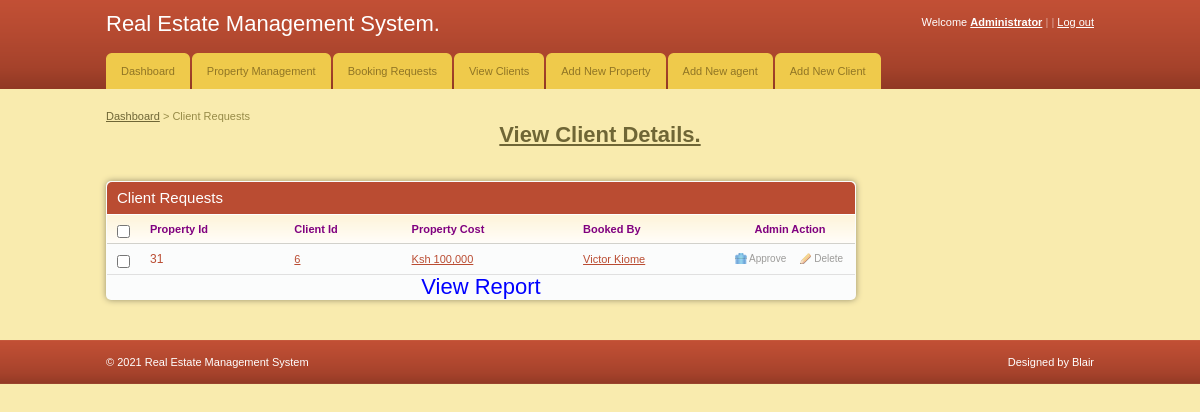
Screenshot of /admin/client_requests.php with the database file from the repository.
### tables this page shows
CREATE TABLE `userbook` (
  `userbook_id` int(15) NOT NULL,
  `name` varchar(200) NOT NULL,
  `houseid` varchar(15) NOT NULL,
  `location` varchar(100) NOT NULL,
  `user_id` varchar(12) NOT NULL,
  `status` varchar(100) NOT NULL
);

CREATE TABLE `houses` (
  `house_id` int(11) NOT NULL,
  `house_type` varchar(255) NOT NULL,
  `image` text NOT NULL,
  `rent_cost` varchar(11) NOT NULL,
  `location` varchar(30) NOT NULL,
  `location_description` text NOT NULL,
  `max_capacity` varchar(100) NOT NULL,
  `name` varchar(100) NOT NULL,
  `contact` int(20) NOT NULL,
  `status` varchar(255) NOT NULL
);

### admin/client_requests.php (the view, shortened to what this page needs)
<!DOCTYPE html PUBLIC "-//W3C//DTD XHTML 1.0 Transitional//EN" "http://www.w3.org/TR/xhtml1/DTD/xhtml1-transitional.dtd">
<html xmlns="http://www.w3.org/1999/xhtml">
<head>
	<link rel="stylesheet" href="css/style.css" type="text/css" media="all" />
</head>
<body>
<div id="header">
	<div class="shell">
		<?php
			include 'menu.php';
		?>
	</div>
</div>
<div id="container">
	<div class="shell">
		<div class="small-nav">
			<a href="index.php">Dashboard</a>
			<span>&gt;</span>
			Client Requests
			<center><h1><font color="green"><a href="studes.php"><u><b>View Client Details.</b></u></a></font></h1></center>
		</div>
		<br />
		<div id="main">
			<div id="content">
				<div class="box">
					<div class="box-head">
						<h2 class="left">Client Requests</h2>
					</div>
					<div class="table">
						<table width="100%" border="0" cellspacing="0" cellpadding="0">
							<tr>
								<th width="13"><input type="checkbox" class="checkbox" /></th>
								<th><font color="purple">Property Id</font></th>
								<th><font color="purple">Client Id</font></th>
								<th><font color="purple">Property Cost</font></th>
								<th><font color="purple">Booked By</font></th>
								<th width="110" class="ac"><font color="purple">Admin Action</font></th>
							</tr>
							<?php
								include '../includes/config.php';
								$select = "SELECT userbook.houseid,userbook.name,userbook.user_id,houses.house_id,houses.rent_cost,user.fname
										FROM userbook LEFT JOIN houses ON userbook.houseid=houses.house_id LEFT JOIN user ON userbook.user_id=user.fname";
								$result = mysqli_query($conn,$select) or die(mysqli_error($conn));
								while($row = $result->fetch_assoc()){
							?>
							<tr>
								<td><input type="checkbox" class="checkbox" /></td>
								<td><h3><a href="#"><?php echo $row['houseid'] ?></a></h3></td>
								<td><a href="#"><?php echo $row['user_id'] ?></a></td>
								<td><a href="#"><?php echo $row['rent_cost'] ?></a></td>
								<td><a href="#"><?php echo $row['name'] ?></a></td>
								<td><a href="javascript:sureToApprove(<?php echo $row['houseid'];?>)" class="ico del">Approve</a><a href="javascript:sureToDelete(<?php echo $row['houseid'];?>)" class="ico edit">Delete</a></td>
							</tr>
							<?php
								}
							?>
						</table>
					</div>
					<center><h1><a href="clientreport.php"><font color="blue">View Report</font></h1></center>
				</div>
			</div>
		</div>
	</div>
</div>
<div id="footer">
	<div class="shell">
		<span class="left">&copy; <?php echo date("Y");?> Real Estate Management System</span>
		<span class="right">
			Designed by Blair</a>
		</span>
	</div>
</div>
</body>
</html>

### agent/css/style.css (style rules this page uses)
* { padding:0; margin:0; outline:0; }
body { background:#f9ebae; font-family: Verdana, sans-serif; font-size:11px; line-height:14px; color:#5e5e5e; }
input, textarea, select { font-family: Verdana, sans-serif; font-size:13px; }
.checkbox { width:13px; height:13px; vertical-align:top; position:relative; top:2px; }
a { color:#ba4c32; text-decoration: underline; cursor:pointer; }
.left, .alignleft { float:left; display:inline; }
.right, .alignright { float:right; display:inline; }
.ac { text-align: center !important; }
h1 { font-size:22px; line-height:24px; color:#fff; font-weight: normal; }
h1 a { color:#fff; text-decoration: none; }
h2 { font-size:15px; font-weight: normal; }
h3 { font-size:12px; line-height:14px; font-weight: normal; }
h3 a { text-decoration: none; }
.shell { width:988px; margin:0 auto; }
#header { height:89px; background:url(images/header.gif); white-space:nowrap; }
#container { padding:20px 0; }
.small-nav { color:#978b48; padding-bottom:20px; }
.small-nav a { color:#6f6636; }
#content { float:left; width:750px; }
.table th { background:#fffdfa url(images/th.gif) repeat-x 0 0; color:#818181; text-align: left; padding:7px 10px; border-bottom:solid 1px #d2d1cb; }
.table td { background:#fbfcfc; border-bottom:solid 1px #e0e0e0; padding:8px 10px; }
.box { background:#fbfcfc; height:100%; padding:1px; margin-bottom:20px; }
.box-head { background:#ba4c32; height:32px; color:#fff; padding: 0 10px; line-height:32px; white-space:nowrap; border-bottom:solid 1px #fff; }
a.ico { color:#9d9c9a; font-size:10px; text-decoration: none; padding:0 0 0 14px; background-repeat:no-repeat; background-position:0 0; }
a.del { background-image:url(images/del.gif) }
a.edit { background-image:url(images/edit.gif); margin-left:14px; }
#footer { height:44px; background:url(images/footer.gif); line-height:44px; color:#fff; }
#footer a { color:#fff; }
.box { -moz-border-radius:5px; -webkit-border-radius:5px; -moz-box-shadow: 0 0 6px #978f6c; -webkit-box-shadow: 0 0 6px #978f6c; }
.box-head { -moz-border-radius-topleft:5px; -moz-border-radius-topright:5px; -webkit-border-top-left-radius:5px; -webkit-border-top-right-radius:5px; }

### rows the page displays
userbook: houseid "31", user "6", houseid.rent_cost "Ksh 100,000", name "Victor Kiome"
